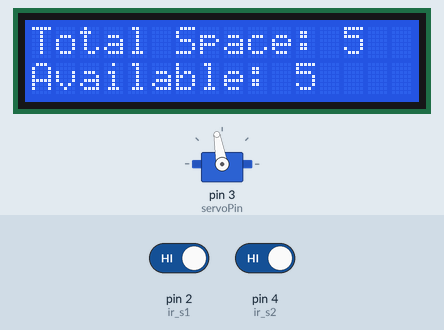
The sketch below on a simulated Arduino Uno, built with avr-gcc and run on an emulated ATmega328P. Shown: servo, 16×2 character LCD. Inputs (shaded band) come from the test bench; at power-on: pin 2 (ir_s1) HIGH, pin 4 (ir_s2) HIGH.

Above: at 3.2 s.
3.3 s: pin 2 (ir_s1) driven LOW
At 4.1 s:
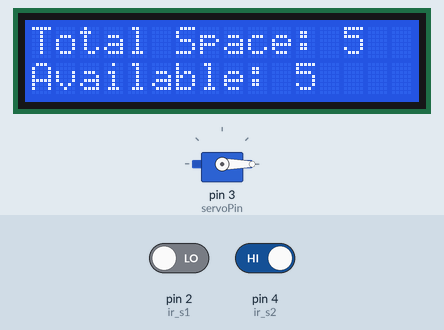
6.3 s: pin 2 (ir_s1) driven HIGH
At 7.0 s:
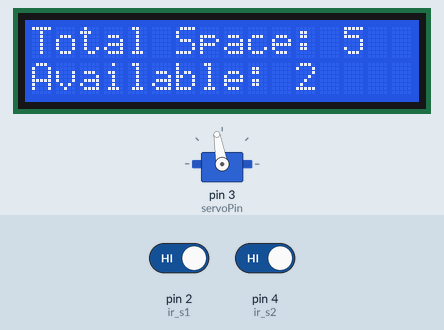
7.8 s: pin 2 (ir_s1) driven LOW
At 10.6 s:
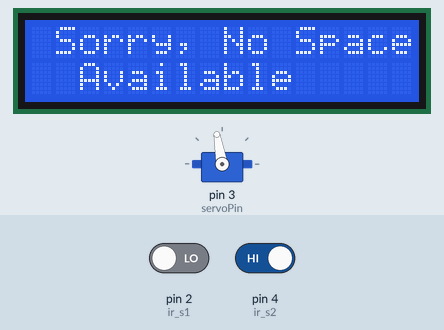
10.8 s: pin 4 (ir_s2) driven LOW
At 11.6 s:
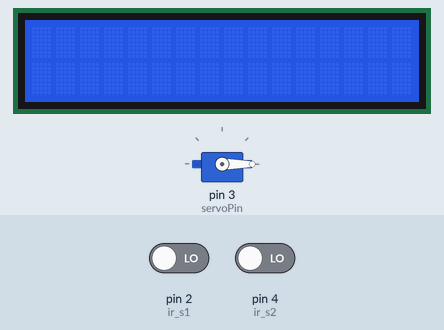
Timing chart, 0 to 13.8 s (numbered marks = the images above; inputs shaded):
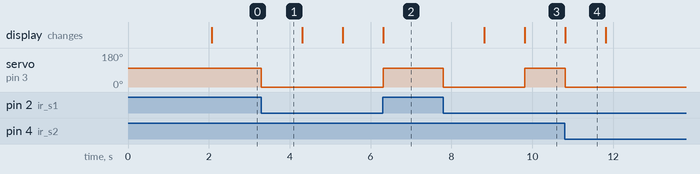

The sketch:

Arduino_Code.ino
```cpp
#include <LiquidCrystal.h>  // Initialize the library for LCD
#include <Servo.h>          // Include the servo library

// Pin Definitions
LiquidCrystal lcd(A0, A1, A2, A3, A4, A5);
Servo myservo1;
int ir_s1 = 2;  // IR sensor at entry gate
int ir_s2 = 4;  // IR sensor at exit gate
int servoPin = 3;  // Servo control pin

// Parking Lot Variables
int Total = 5;  // Total number of parking spaces
int Space;      // Available parking spaces

// Flags
int flag1 = 0;
int flag2 = 0;

void setup() {
  // Pin Modes
  pinMode(ir_s1, INPUT);
  pinMode(ir_s2, INPUT);

  // Initialize Servo
  myservo1.attach(servoPin);
  myservo1.write(100);  // Close gate initially

  // Initialize LCD
  lcd.begin(16, 2);
  lcd.setCursor(0, 0);
  lcd.print("  Car  Parking  ");
  lcd.setCursor(0, 1);
  lcd.print("     System     ");
  delay(2000);
  lcd.clear();

  // Initialize space count
  Space = Total;
}

void loop() {
  // Check for vehicle entry
  if (digitalRead(ir_s1) == LOW && flag1 == 0) {
    if (Space > 0) {
      flag1 = 1;
      myservo1.write(0);  // Open gate
      Space--;  // Decrease available spaces
    } else {
      // No available spaces
      lcd.setCursor(0, 0);
      lcd.print(" Sorry, No Space ");
      lcd.setCursor(0, 1);
      lcd.print("  Available  ");
      delay(1000);
      lcd.clear();
    }
  }

  // Check for vehicle exit
  if (digitalRead(ir_s2) == LOW && flag2 == 0) {
    flag2 = 1;
    myservo1.write(0);  // Open gate
    Space++;  // Increase available spaces
  }

  // If both entry and exit events occurred, reset flags and close gate
  if (flag1 == 1 || flag2 == 1) {
    delay(1000);  // Short delay before closing the gate
    myservo1.write(100);  // Close gate
    flag1 = 0;
    flag2 = 0;
  }

  // Update LCD with space status
  lcd.setCursor(0, 0);
  lcd.print("Total Space: ");
  lcd.print(Total);

  lcd.setCursor(0, 1);
  lcd.print("Available: ");
  lcd.print(Space);
}
```

Measured:
- after the input at 3.3 s, servo on pin 3 (servoPin): 100° → 0° at once
- after the input at 6.3 s, servo on pin 3 (servoPin): 0° → 100° at once
- after the input at 7.8 s, servo on pin 3 (servoPin): 100° → 0° at once, → 100° 2.0 s later; the display: first changes after 1.0 s (image 3 shows a later state)
- after the input at 10.8 s, servo on pin 3 (servoPin): 100° → 0° at once; the display: changes at once (image 4)
- what the display in image 4 shows lasts 1.0 s, from 10.8 s to 11.8 s
